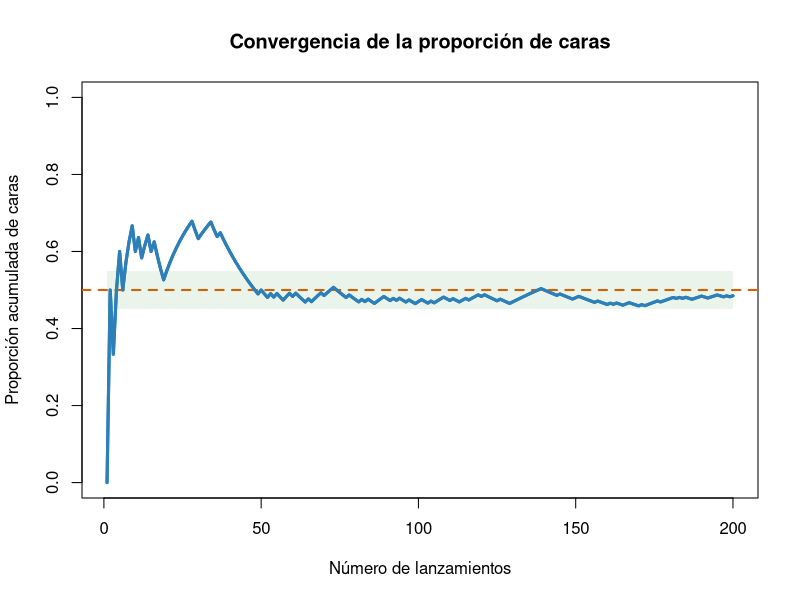
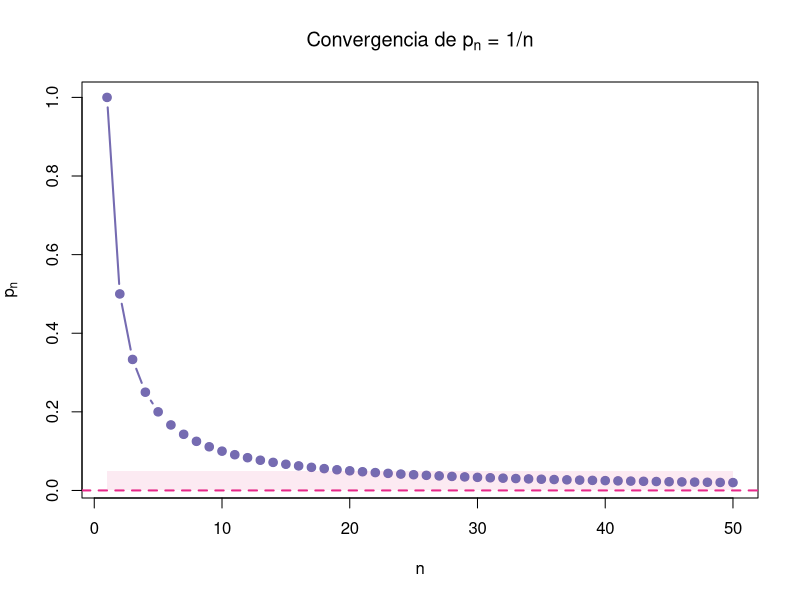
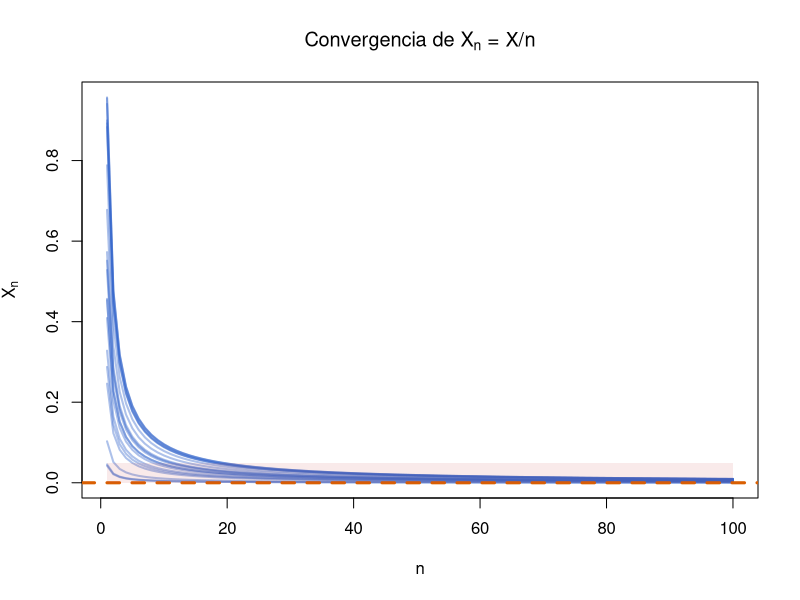
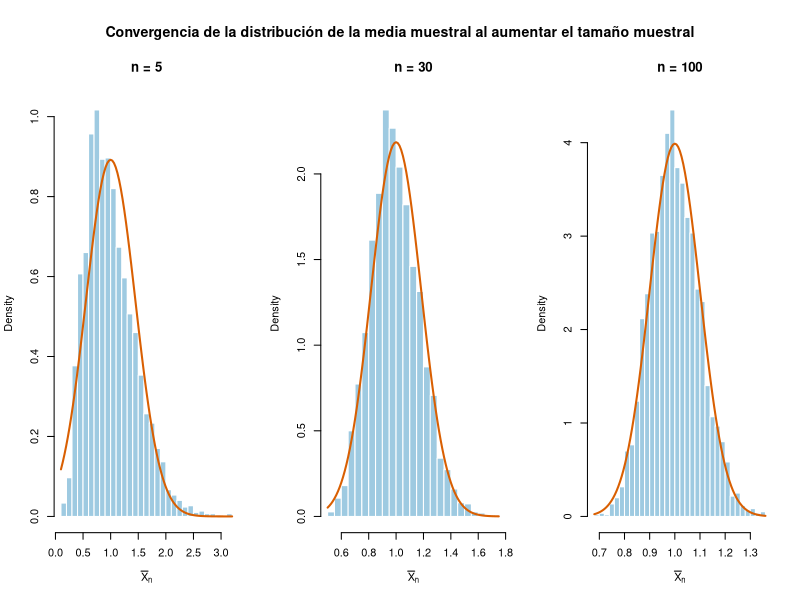
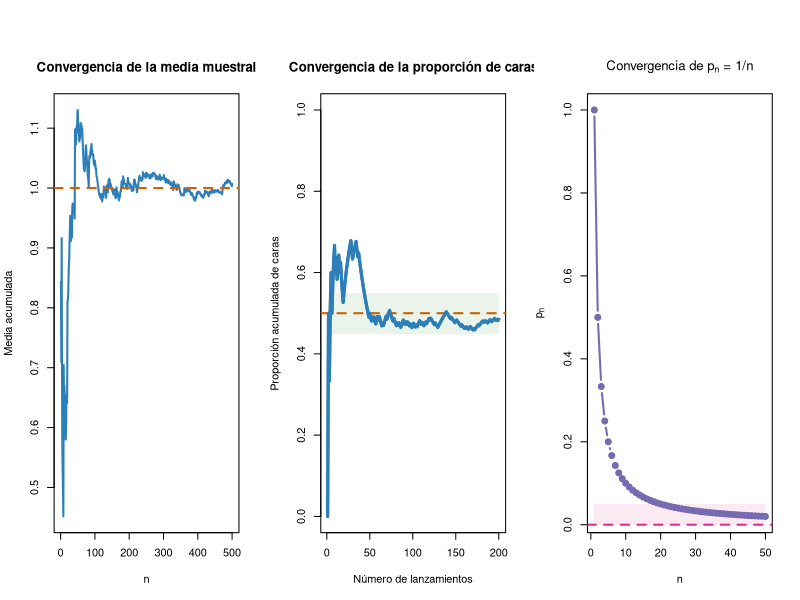
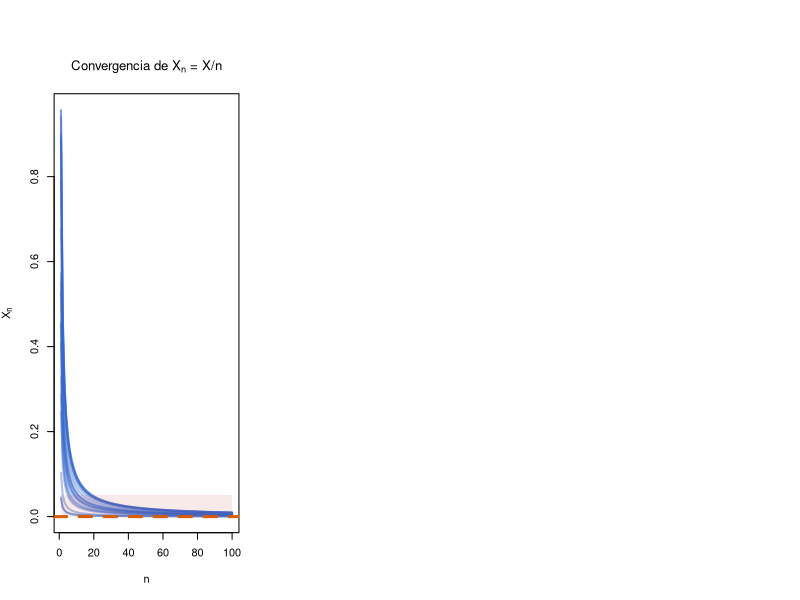
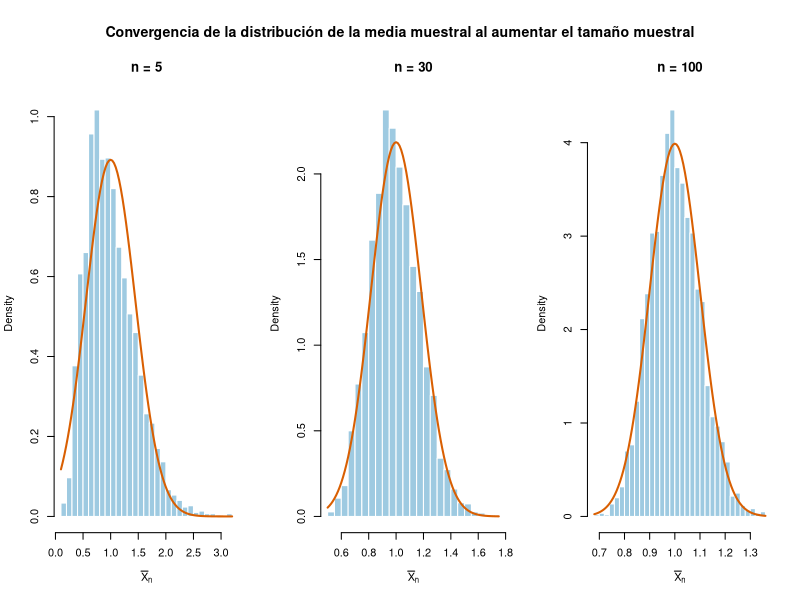
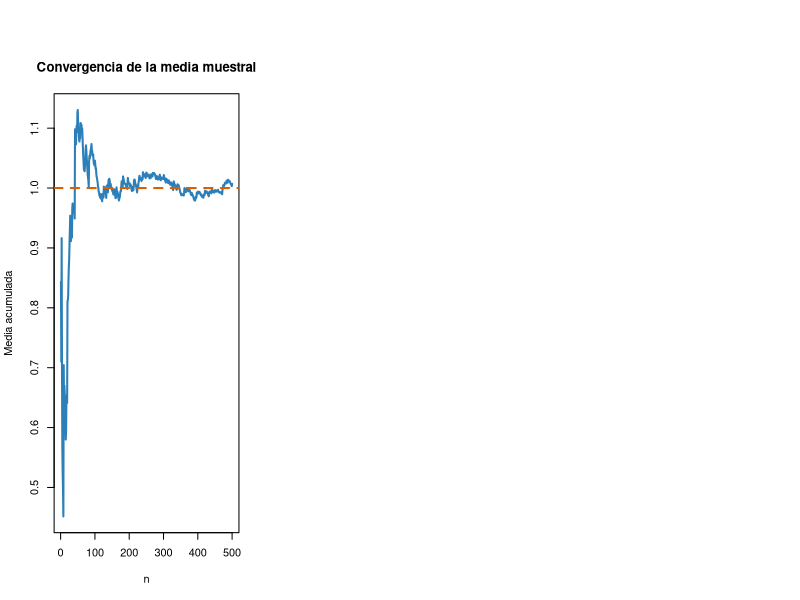

Reproduce these figures in R, in order.
## ---- chunk 1
set.seed(123)

set.seed(123)

n <- 200
lanzamientos <- rbinom(n, size = 1, prob = 0.5)
p_n <- cumsum(lanzamientos) / seq_len(n)

plot(
  p_n, type = "l", lwd = 3,
  col = "#2C7FB8",
  xlab = "Número de lanzamientos",
  ylab = "Proporción acumulada de caras",
  main = "Convergencia de la proporción de caras",
  ylim = c(0,1)
)

# Línea de referencia
abline(h = 0.5, col = "#D95F02", lwd = 2, lty = 2)

# Banda de estabilidad (visual)
polygon(
  x = c(1:n, n:1),
  y = c(rep(0.45, n), rev(rep(0.55, n))),
  col = rgb(0.2, 0.6, 0.2, 0.1),
  border = NA
)

# Re-dibujar línea encima
lines(p_n, col = "#2C7FB8", lwd = 3)
## ---- chunk 2
n <- 1:50
p_n <- 1 / n

plot(
  n, p_n, type = "b", pch = 19,
  col = "#756BB1",
  lwd = 2,
  xlab = "n",
  ylab = expression(p[n]),
  main = expression(paste("Convergencia de ", p[n], " = 1/n"))
)

# Línea límite
abline(h = 0, col = "#E7298A", lwd = 2, lty = 2)

# Área sombreada cerca de 0
polygon(
  x = c(1:50, 50:1),
  y = c(rep(0,50), rev(rep(0.05,50))),
  col = rgb(0.9, 0.2, 0.5, 0.1),
  border = NA
)

# Re-dibujar puntos encima
points(n, p_n, pch = 19, col = "#756BB1")
## ---- chunk 3
library(DiagrammeR)

grViz("
digraph jerarquia_convergencia {
  graph [rankdir=TB, layout=dot]

  # Nodos
  cs [label = 'Convergencia casi segura', shape = ellipse, style = filled, fillcolor = gray95]
  mq [label = 'Convergencia en media cuadrática (L²)', shape = ellipse, style = filled, fillcolor = gray95]
  cp [label = 'Convergencia en probabilidad', shape = ellipse, style = filled, fillcolor = gray95]
  cd [label = 'Convergencia en distribución', shape = ellipse, style = filled, fillcolor = gray95]

  # Agrupar nodos en el mismo nivel
  {rank = same; cs; mq}

  # Flechas
  cs -> cp
  mq -> cp
  cp -> cd
}
")

## ---- chunk 4
set.seed(123)

n <- 100
M <- 20  # número de trayectorias

# Generamos M valores de X ~ U(0,1)
X <- runif(M)

# Construimos la matriz de trayectorias
Xn <- sapply(X, function(x) x / (1:n))

matplot(
  Xn, type = "l", lty = 1, lwd = 2,
  col = rgb(0.2, 0.4, 0.8, 0.4),
  xlab = "n",
  ylab = expression(X[n]),
  main = expression(paste("Convergencia de ", X[n], " = X/n"))
)

# Línea límite
abline(h = 0, col = "#D95F02", lwd = 3, lty = 2)

polygon(
  x = c(1:n, n:1),
  y = c(rep(0, n), rev(rep(0.05, n))),
  col = rgb(0.8, 0.2, 0.2, 0.1),
  border = NA
)


## ---- chunk 5
set.seed(123)

B <- 3000

par(mfrow = c(1,3), oma = c(0, 0, 3, 0))

for(n in c(5, 30, 100)){
  
  xbar <- replicate(B, mean(rexp(n, rate = 1)))
  
  hist(
    xbar, breaks = 40, probability = TRUE,
    col = "#9ECAE1", border = "white",
    main = paste("n =", n),
    xlab = expression(bar(X)[n])
  )
  
  curve(
    dnorm(x, mean = 1, sd = 1/sqrt(n)),
    add = TRUE, col = "#D95F02", lwd = 2
  )
}

mtext(
  "Convergencia de la distribución de la media muestral al aumentar el tamaño muestral",
  side = 3, outer = TRUE, cex = 0.85, font = 2
)
## ---- chunk 6
# Instalar y cargar DiagrammeR si es necesario
#install.packages("DiagrammeR")    # ejecutar solo si no está instalada
library(DiagrammeR)

# Generar el diagrama usando sintaxis DOT de Graphviz
grViz("
digraph {
  rankdir=TB;
  node [shape=ellipse, style=filled, fillcolor=gray95, fontname=Helvetica];
  Bin [label=\"Distribución Binomial\"];
  Poi [label=\"Distribución Poisson\"];
  Nor [label=\"Distribución Normal\"];
  Bin -> Poi [label=\"n grande, p pequeño, np = constante\"];
  Bin -> Nor [label=\"np ≥ 5, n(1-p) ≥ 5\"];
  Poi -> Nor [label=\"λ ≥ 10\"];
}
")

## ---- chunk 7
set.seed(123)

n <- 1000
lanzamientos <- rbinom(n, size = 1, prob = 0.5)

mean(lanzamientos)
## ---- chunk 8
set.seed(123)

N <- 500
x <- rexp(N, rate = 1)

media_acumulada <- cumsum(x) / seq_len(N)

plot(
  media_acumulada, type = "l", lwd = 2,
  col = "#2C7FB8",
  xlab = "n",
  ylab = "Media acumulada",
  main = "Convergencia de la media muestral"
)

abline(h = 1, col = "#D95F02", lwd = 2, lty = 2)

## ---- chunk 9
pbinom(84, size = 100, prob = 0.8, lower.tail = FALSE)
## ---- chunk 10
set.seed(123)

set.seed(123)

n <- 200
lanzamientos <- rbinom(n, size = 1, prob = 0.5)
p_n <- cumsum(lanzamientos) / seq_len(n)

plot(
  p_n, type = "l", lwd = 3,
  col = "#2C7FB8",
  xlab = "Número de lanzamientos",
  ylab = "Proporción acumulada de caras",
  main = "Convergencia de la proporción de caras",
  ylim = c(0,1)
)

# Línea de referencia
abline(h = 0.5, col = "#D95F02", lwd = 2, lty = 2)

# Banda de estabilidad (visual)
polygon(
  x = c(1:n, n:1),
  y = c(rep(0.45, n), rev(rep(0.55, n))),
  col = rgb(0.2, 0.6, 0.2, 0.1),
  border = NA
)

# Re-dibujar línea encima
lines(p_n, col = "#2C7FB8", lwd = 3)
## ---- chunk 11
n <- 1:50
p_n <- 1 / n

plot(
  n, p_n, type = "b", pch = 19,
  col = "#756BB1",
  lwd = 2,
  xlab = "n",
  ylab = expression(p[n]),
  main = expression(paste("Convergencia de ", p[n], " = 1/n"))
)

# Línea límite
abline(h = 0, col = "#E7298A", lwd = 2, lty = 2)

# Área sombreada cerca de 0
polygon(
  x = c(1:50, 50:1),
  y = c(rep(0,50), rev(rep(0.05,50))),
  col = rgb(0.9, 0.2, 0.5, 0.1),
  border = NA
)

# Re-dibujar puntos encima
points(n, p_n, pch = 19, col = "#756BB1")
## ---- chunk 12
library(DiagrammeR)

grViz("
digraph jerarquia_convergencia {
  graph [rankdir=TB, layout=dot]

  # Nodos
  cs [label = 'Convergencia casi segura', shape = ellipse, style = filled, fillcolor = gray95]
  mq [label = 'Convergencia en media cuadrática (L²)', shape = ellipse, style = filled, fillcolor = gray95]
  cp [label = 'Convergencia en probabilidad', shape = ellipse, style = filled, fillcolor = gray95]
  cd [label = 'Convergencia en distribución', shape = ellipse, style = filled, fillcolor = gray95]

  # Agrupar nodos en el mismo nivel
  {rank = same; cs; mq}

  # Flechas
  cs -> cp
  mq -> cp
  cp -> cd
}
")

## ---- chunk 13
set.seed(123)

n <- 100
M <- 20  # número de trayectorias

# Generamos M valores de X ~ U(0,1)
X <- runif(M)

# Construimos la matriz de trayectorias
Xn <- sapply(X, function(x) x / (1:n))

matplot(
  Xn, type = "l", lty = 1, lwd = 2,
  col = rgb(0.2, 0.4, 0.8, 0.4),
  xlab = "n",
  ylab = expression(X[n]),
  main = expression(paste("Convergencia de ", X[n], " = X/n"))
)

# Línea límite
abline(h = 0, col = "#D95F02", lwd = 3, lty = 2)

polygon(
  x = c(1:n, n:1),
  y = c(rep(0, n), rev(rep(0.05, n))),
  col = rgb(0.8, 0.2, 0.2, 0.1),
  border = NA
)


## ---- chunk 14
set.seed(123)

B <- 3000

par(mfrow = c(1,3), oma = c(0, 0, 3, 0))

for(n in c(5, 30, 100)){
  
  xbar <- replicate(B, mean(rexp(n, rate = 1)))
  
  hist(
    xbar, breaks = 40, probability = TRUE,
    col = "#9ECAE1", border = "white",
    main = paste("n =", n),
    xlab = expression(bar(X)[n])
  )
  
  curve(
    dnorm(x, mean = 1, sd = 1/sqrt(n)),
    add = TRUE, col = "#D95F02", lwd = 2
  )
}

mtext(
  "Convergencia de la distribución de la media muestral al aumentar el tamaño muestral",
  side = 3, outer = TRUE, cex = 0.85, font = 2
)
## ---- chunk 15
# Instalar y cargar DiagrammeR si es necesario
#install.packages("DiagrammeR")    # ejecutar solo si no está instalada
library(DiagrammeR)

# Generar el diagrama usando sintaxis DOT de Graphviz
grViz("
digraph {
  rankdir=TB;
  node [shape=ellipse, style=filled, fillcolor=gray95, fontname=Helvetica];
  Bin [label=\"Distribución Binomial\"];
  Poi [label=\"Distribución Poisson\"];
  Nor [label=\"Distribución Normal\"];
  Bin -> Poi [label=\"n grande, p pequeño, np = constante\"];
  Bin -> Nor [label=\"np ≥ 5, n(1-p) ≥ 5\"];
  Poi -> Nor [label=\"λ ≥ 10\"];
}
")

## ---- chunk 16
set.seed(123)

n <- 1000
lanzamientos <- rbinom(n, size = 1, prob = 0.5)

mean(lanzamientos)
## ---- chunk 17
set.seed(123)

N <- 500
x <- rexp(N, rate = 1)

media_acumulada <- cumsum(x) / seq_len(N)

plot(
  media_acumulada, type = "l", lwd = 2,
  col = "#2C7FB8",
  xlab = "n",
  ylab = "Media acumulada",
  main = "Convergencia de la media muestral"
)

abline(h = 1, col = "#D95F02", lwd = 2, lty = 2)

## ---- chunk 18
pbinom(84, size = 100, prob = 0.8, lower.tail = FALSE)
